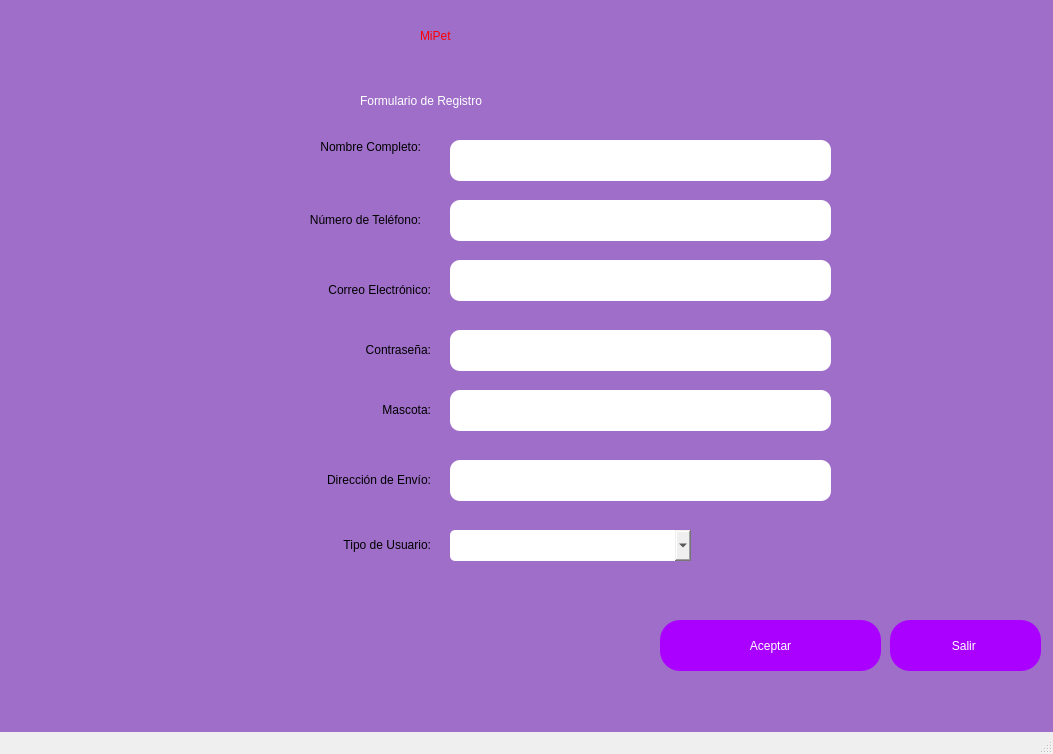
<?xml version="1.0" encoding="UTF-8"?>
<ui version="4.0">
 <class>MainWindow</class>
 <widget class="QMainWindow" name="MainWindow">
  <property name="geometry">
   <rect>
    <x>0</x>
    <y>0</y>
    <width>1053</width>
    <height>754</height>
   </rect>
  </property>
  <property name="windowTitle">
   <string>MainWindow</string>
  </property>
  <property name="styleSheet">
   <string notr="true">QWidget#centralwidget{
background-color: rgb(158, 110, 200)}</string>
  </property>
  <widget class="QWidget" name="centralwidget">
   <widget class="QLabel" name="label">
    <property name="geometry">
     <rect>
      <x>420</x>
      <y>-10</y>
      <width>281</width>
      <height>91</height>
     </rect>
    </property>
    <property name="styleSheet">
     <string notr="true">font: 36pt &quot;MS Shell Dlg 2&quot;;
color:red;</string>
    </property>
    <property name="text">
     <string>MiPet</string>
    </property>
   </widget>
   <widget class="QLabel" name="label_2">
    <property name="geometry">
     <rect>
      <x>360</x>
      <y>70</y>
      <width>381</width>
      <height>61</height>
     </rect>
    </property>
    <property name="styleSheet">
     <string notr="true">color:white;

font: 18pt &quot;MS Shell Dlg 2&quot;;</string>
    </property>
    <property name="text">
     <string>Formulario de Registro </string>
    </property>
   </widget>
   <widget class="QLabel" name="label_3">
    <property name="geometry">
     <rect>
      <x>180</x>
      <y>140</y>
      <width>241</width>
      <height>41</height>
     </rect>
    </property>
    <property name="styleSheet">
     <string notr="true">font: 16pt &quot;MS Shell Dlg 2&quot;;</string>
    </property>
    <property name="text">
     <string>&lt;html&gt;&lt;head/&gt;&lt;body&gt;&lt;p align=&quot;right&quot;&gt;Nombre Completo:&lt;/p&gt;&lt;p align=&quot;right&quot;&gt;&lt;br/&gt;&lt;/p&gt;&lt;/body&gt;&lt;/html&gt;</string>
    </property>
   </widget>
   <widget class="QLabel" name="label_4">
    <property name="geometry">
     <rect>
      <x>90</x>
      <y>190</y>
      <width>331</width>
      <height>61</height>
     </rect>
    </property>
    <property name="styleSheet">
     <string notr="true">font: 16pt &quot;MS Shell Dlg 2&quot;;</string>
    </property>
    <property name="text">
     <string>&lt;html&gt;&lt;head/&gt;&lt;body&gt;&lt;p align=&quot;right&quot;&gt;Número de Teléfono:&lt;/p&gt;&lt;/body&gt;&lt;/html&gt;</string>
    </property>
   </widget>
   <widget class="QLabel" name="label_5">
    <property name="geometry">
     <rect>
      <x>210</x>
      <y>520</y>
      <width>221</width>
      <height>51</height>
     </rect>
    </property>
    <property name="styleSheet">
     <string notr="true">font: 16pt &quot;MS Shell Dlg 2&quot;;</string>
    </property>
    <property name="text">
     <string>&lt;html&gt;&lt;head/&gt;&lt;body&gt;&lt;p align=&quot;right&quot;&gt;Tipo de Usuario:&lt;/p&gt;&lt;/body&gt;&lt;/html&gt;</string>
    </property>
   </widget>
   <widget class="QLineEdit" name="lineEdit">
    <property name="geometry">
     <rect>
      <x>450</x>
      <y>140</y>
      <width>381</width>
      <height>41</height>
     </rect>
    </property>
    <property name="styleSheet">
     <string notr="true">border-radius:10px;
font: 16pt &quot;MS Shell Dlg 2&quot;;</string>
    </property>
   </widget>
   <widget class="QLineEdit" name="lineEdit_2">
    <property name="geometry">
     <rect>
      <x>450</x>
      <y>200</y>
      <width>381</width>
      <height>41</height>
     </rect>
    </property>
    <property name="styleSheet">
     <string notr="true">border-radius:10px;
font: 16pt &quot;MS Shell Dlg 2&quot;;</string>
    </property>
    <property name="echoMode">
     <enum>QLineEdit::Password</enum>
    </property>
   </widget>
   <widget class="QPushButton" name="pushButton">
    <property name="geometry">
     <rect>
      <x>660</x>
      <y>620</y>
      <width>221</width>
      <height>51</height>
     </rect>
    </property>
    <property name="styleSheet">
     <string notr="true">font: 16pt &quot;MS Shell Dlg 2&quot;;
background-color: rgb(170, 0, 255);
border-radius:20px;
color: white;</string>
    </property>
    <property name="text">
     <string>Aceptar</string>
    </property>
   </widget>
   <widget class="QPushButton" name="pushButton_2">
    <property name="geometry">
     <rect>
      <x>890</x>
      <y>620</y>
      <width>151</width>
      <height>51</height>
     </rect>
    </property>
    <property name="styleSheet">
     <string notr="true">border-radius:20px;
background-color: rgb(170, 0, 255);
font: 16pt &quot;MS Shell Dlg 2&quot;;
color: white;</string>
    </property>
    <property name="text">
     <string>Salir </string>
    </property>
   </widget>
   <widget class="QComboBox" name="comboBox">
    <property name="geometry">
     <rect>
      <x>450</x>
      <y>530</y>
      <width>241</width>
      <height>31</height>
     </rect>
    </property>
    <property name="styleSheet">
     <string notr="true">border-radius:5px;
font: 14pt &quot;MS Shell Dlg 2&quot;;</string>
    </property>
   </widget>
   <widget class="QLabel" name="label_6">
    <property name="geometry">
     <rect>
      <x>-70</x>
      <y>-10</y>
      <width>261</width>
      <height>131</height>
     </rect>
    </property>
    <property name="styleSheet">
     <string notr="true">image: url(:/login/Imagen2.jpg)</string>
    </property>
    <property name="text">
     <string/>
    </property>
   </widget>
   <widget class="QLabel" name="label_8">
    <property name="geometry">
     <rect>
      <x>100</x>
      <y>260</y>
      <width>331</width>
      <height>61</height>
     </rect>
    </property>
    <property name="styleSheet">
     <string notr="true">font: 16pt &quot;MS Shell Dlg 2&quot;;</string>
    </property>
    <property name="text">
     <string>&lt;html&gt;&lt;head/&gt;&lt;body&gt;&lt;p align=&quot;right&quot;&gt;Correo Electrónico:&lt;/p&gt;&lt;/body&gt;&lt;/html&gt;</string>
    </property>
   </widget>
   <widget class="QLabel" name="label_9">
    <property name="geometry">
     <rect>
      <x>100</x>
      <y>320</y>
      <width>331</width>
      <height>61</height>
     </rect>
    </property>
    <property name="styleSheet">
     <string notr="true">font: 16pt &quot;MS Shell Dlg 2&quot;;</string>
    </property>
    <property name="text">
     <string>&lt;html&gt;&lt;head/&gt;&lt;body&gt;&lt;p align=&quot;right&quot;&gt;Contraseña:&lt;/p&gt;&lt;/body&gt;&lt;/html&gt;</string>
    </property>
   </widget>
   <widget class="QLineEdit" name="lineEdit_3">
    <property name="geometry">
     <rect>
      <x>450</x>
      <y>260</y>
      <width>381</width>
      <height>41</height>
     </rect>
    </property>
    <property name="styleSheet">
     <string notr="true">border-radius:10px;
font: 16pt &quot;MS Shell Dlg 2&quot;;</string>
    </property>
    <property name="echoMode">
     <enum>QLineEdit::Password</enum>
    </property>
   </widget>
   <widget class="QLineEdit" name="lineEdit_4">
    <property name="geometry">
     <rect>
      <x>450</x>
      <y>330</y>
      <width>381</width>
      <height>41</height>
     </rect>
    </property>
    <property name="styleSheet">
     <string notr="true">border-radius:10px;
font: 16pt &quot;MS Shell Dlg 2&quot;;</string>
    </property>
    <property name="echoMode">
     <enum>QLineEdit::Password</enum>
    </property>
   </widget>
   <widget class="QLabel" name="label_10">
    <property name="geometry">
     <rect>
      <x>100</x>
      <y>380</y>
      <width>331</width>
      <height>61</height>
     </rect>
    </property>
    <property name="styleSheet">
     <string notr="true">font: 16pt &quot;MS Shell Dlg 2&quot;;</string>
    </property>
    <property name="text">
     <string>&lt;html&gt;&lt;head/&gt;&lt;body&gt;&lt;p align=&quot;right&quot;&gt;Mascota:&lt;/p&gt;&lt;/body&gt;&lt;/html&gt;</string>
    </property>
   </widget>
   <widget class="QLineEdit" name="lineEdit_5">
    <property name="geometry">
     <rect>
      <x>450</x>
      <y>390</y>
      <width>381</width>
      <height>41</height>
     </rect>
    </property>
    <property name="styleSheet">
     <string notr="true">border-radius:10px;
font: 16pt &quot;MS Shell Dlg 2&quot;;</string>
    </property>
    <property name="echoMode">
     <enum>QLineEdit::Password</enum>
    </property>
   </widget>
   <widget class="QLabel" name="label_11">
    <property name="geometry">
     <rect>
      <x>100</x>
      <y>450</y>
      <width>331</width>
      <height>61</height>
     </rect>
    </property>
    <property name="styleSheet">
     <string notr="true">font: 16pt &quot;MS Shell Dlg 2&quot;;</string>
    </property>
    <property name="text">
     <string>&lt;html&gt;&lt;head/&gt;&lt;body&gt;&lt;p align=&quot;right&quot;&gt;Dirección de Envío:&lt;/p&gt;&lt;/body&gt;&lt;/html&gt;</string>
    </property>
   </widget>
   <widget class="QLineEdit" name="lineEdit_6">
    <property name="geometry">
     <rect>
      <x>450</x>
      <y>460</y>
      <width>381</width>
      <height>41</height>
     </rect>
    </property>
    <property name="styleSheet">
     <string notr="true">border-radius:10px;
font: 16pt &quot;MS Shell Dlg 2&quot;;</string>
    </property>
    <property name="echoMode">
     <enum>QLineEdit::Password</enum>
    </property>
   </widget>
  </widget>
  <widget class="QMenuBar" name="menubar">
   <property name="geometry">
    <rect>
     <x>0</x>
     <y>0</y>
     <width>1053</width>
     <height>26</height>
    </rect>
   </property>
  </widget>
  <widget class="QStatusBar" name="statusbar"/>
 </widget>
 <resources>
  <include location="Imagenes/Imagenes.qrc"/>
 </resources>
 <connections/>
</ui>
